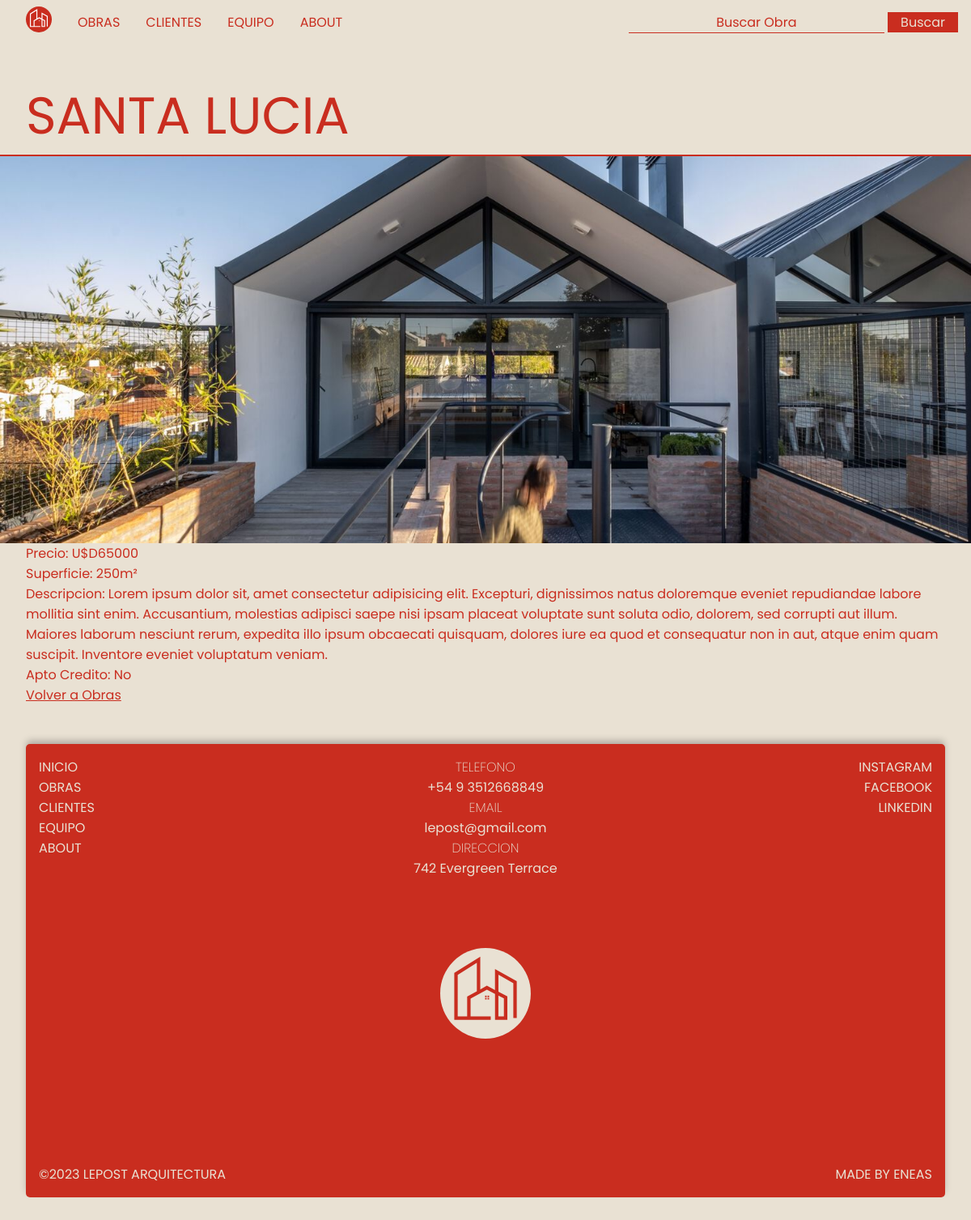
The app's page /obras/obra-detail/4 with its own data.
### obras/models.py (models this page shows, shortened)
class Obra(models.Model):
    name = models.CharField(max_length=100)
    price = models.IntegerField()
    area = models.IntegerField()
    description = models.TextField()
    credit = models.BooleanField()
    """ imagen = models.CharField(max_length=200)"""
    image = models.ImageField(upload_to='obra_images', null=True, blank=True) #se debe instalar pillow

### obras/views.py (the view)
# urls.py: path('obra-detail/<int:id>', obra_detail),
def obra_detail(request, id):
  obra = Obra.objects.get(id = id)
  context = {
    'obra': obra
  }
  return render(request, 'obras/obra_detail.html', context)

### templates/obras/obra_detail.html (shortened to what this page needs)
{% extends "base.html" %}
{% block content %}
  <main id="obra">
    <div class="obraContainer">
      <h1>{{obra.name|upper}}</h1>
      {%if obra.image%}
        <img src="{{obra.image.url}}" alt="imagen de la obra">
      {%endif%}
      <p>Precio: U$D{{obra.price}}</p>
      <p>Superficie: {{obra.area}}m²</p>
      <p>Descripcion: {{obra.description}}</p>
      <p>Apto Credito:
        {% if obra.credit == True %}
          Si
        {% else %}
          No
        {% endif %}
      </p>
      <a href="/obras/list-obras" class="contactBtn">Volver a Obras</a>
    </div>
  </main>
{% endblock %}

### static/css/styles.css (style rules this page uses)
:root { --main-color: #161616; --main-color: #c92d1f; --second-color: #e9e1d3; --main-bg: #e9e1d3; }
* { font-family: 'Poppins', sans-serif; font-size: 16px; font-weight: 400; text-align: center; color: var(--main-color); margin: 0; padding: 0; box-sizing: border-box; }
html { background-color: var(--main-bg); margin: 0 1rem; }
main { min-height: calc(100vh - 66px - 4rem); }
.obraContainer { display: flex; flex-direction: column; justify-content: space-between; align-items: flex-start; text-align: left; padding: 1rem; transition: all 0.5s ease-out; }
.obraContainer h1 { font-size: 4rem; font-weight: 400; text-align: left; margin: 2rem 0 0; padding: 0; line-height: 6rem; }
.obraContainer img { width: 100vw; height: 60vh; margin-left: -2rem; object-fit: cover; border-top: 2px solid var(--main-color); }
.obraContainer p { text-align: left; }

### records on screen
Obra: name "SANTA LUCIA", image (picture), price "65000", area "250", description "Lorem ipsum dolor sit, amet consectetur adipisicing elit. Excepturi, dignissimos natus doloremque eveniet repudiandae labore mollitia sint enim. Accusantium, molestias adipisci saepe nisi ipsam placeat voluptate sunt soluta odio, dolorem, sed corrupti aut illum. Maiores laborum nesciunt rerum, expedita illo ipsum obcaecati quisquam, dolores iure ea quod et consequatur non in aut, atque enim quam suscipit. Inventore eveniet voluptatum veniam."
